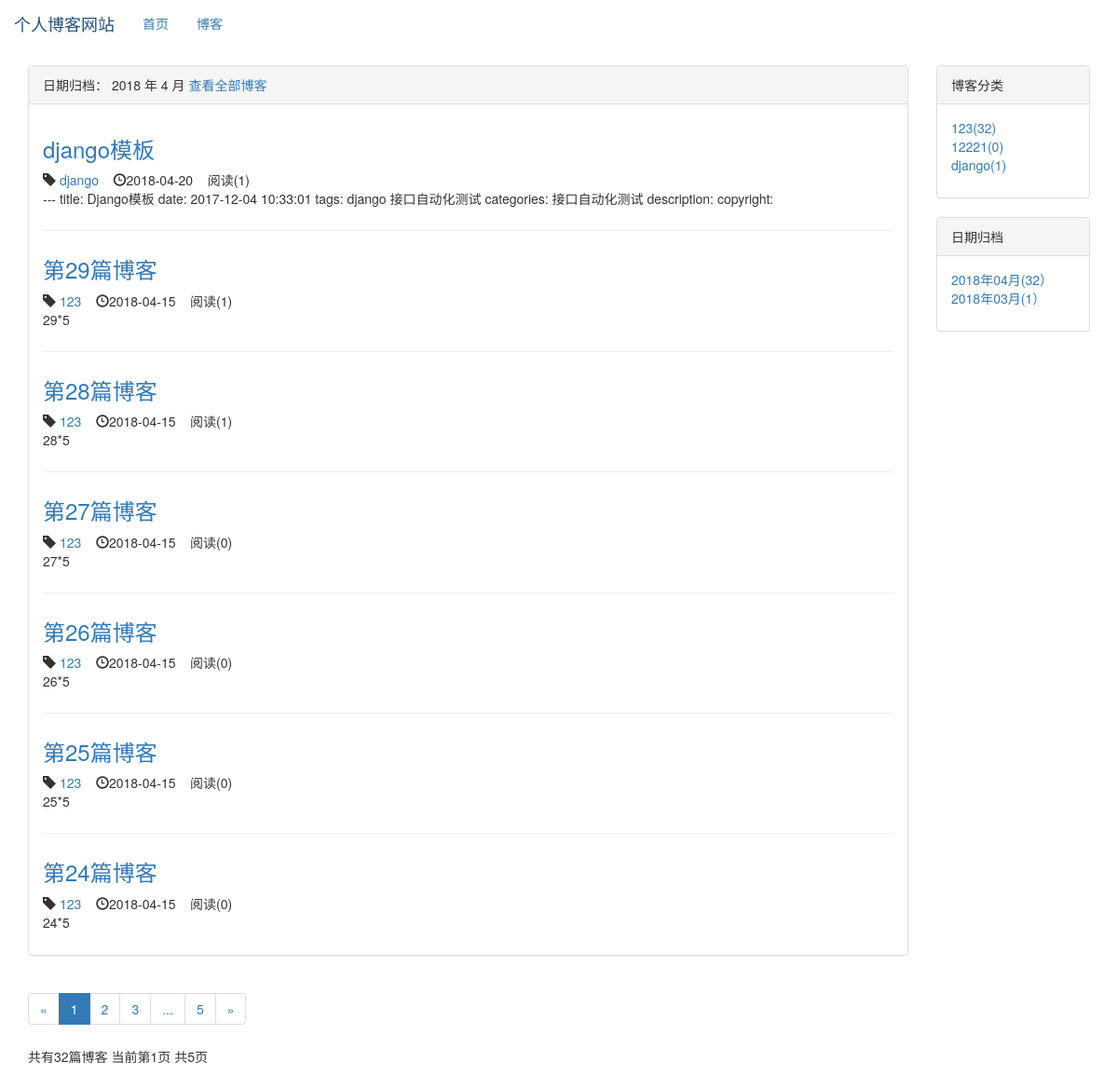
Page /blog/date/2018/4 on the earlier database version.
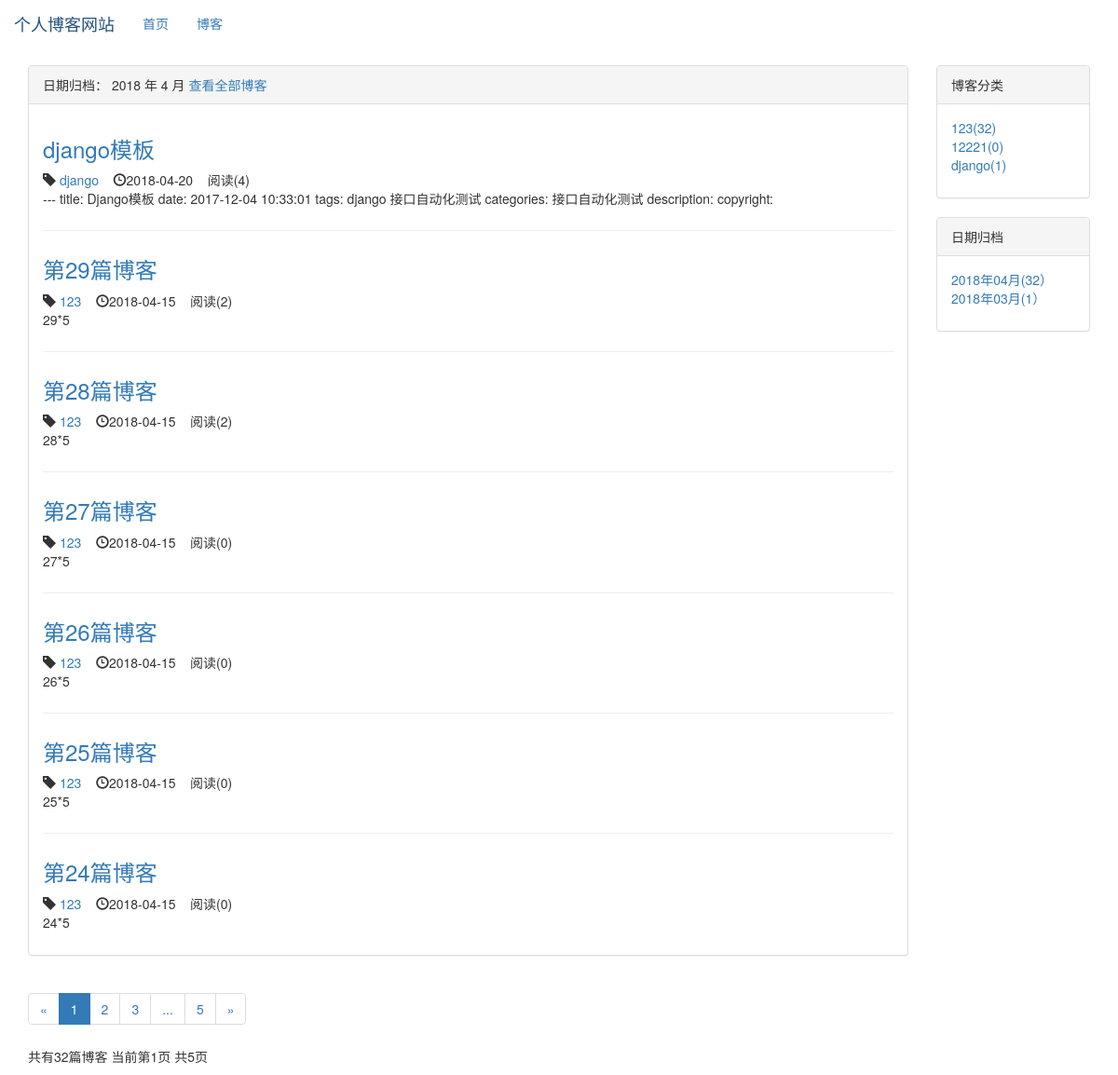
Same page on the later database version.
### blog/models.py (models this page shows, shortened)
class Blog(models.Model,ReadNumExpandMethod):
    title = models.CharField(max_length=50)
    blog_type = models.ForeignKey(BlogType,on_delete=models.DO_NOTHING)
    content = RichTextUploadingField()
    author = models.ForeignKey(User,on_delete=models.DO_NOTHING)
    read_details = GenericRelation(ReadDetail)
    created_time = models.DateTimeField(auto_now_add=True)
    last_updated_time = models.DateTimeField(auto_now=True)
    class Meta:
        ordering = ['-created_time']

class BlogType(models.Model):
    type_name = models.CharField(max_length=15)
    def __str__(self):
        return self.type_name

### read_statistics/models.py (models this page shows)
class ReadNum(models.Model):
    read_num = models.IntegerField(default=0)
    content_type = models.ForeignKey(ContentType, on_delete=models.DO_NOTHING)
    object_id = models.PositiveIntegerField()
    content_object = GenericForeignKey('content_type', 'object_id')

### blog/views.py (the view)
# urls.py: path('date/<int:year>/<int:month>',views.blogs_with_date,name = 'blogs_with_date'),
def blogs_with_date(request,year,month):
    blogs_all_list = Blog.objects.filter(created_time__year=year,created_time__month=month)
    context = get_blog_list_common_data(request, blogs_all_list)
    context['blogs_with_date'] = ' %s 年 %s 月'%(year,month)
    return render(request,'blog/blogs_with_date.html', context)

### read_statistics/models.py (called while the page is built)
    def get_read_num(self):
        try:
            ct = ContentType.objects.get_for_model(self)
            readnum = ReadNum.objects.get(content_type=ct, object_id=self.pk)
            return readnum.read_num
        except exceptions.ObjectDoesNotExist:
            return 0

### blog/templates/blog/blogs_with_date.html (shortened to what this page needs)
{% extends 'blog/blog_list.html' %}
{% block blog_list_text_title %}
    日期归档：{{ blogs_with_date }}
    <a href="{% url 'blog_list' %}">查看全部博客</a>
{% endblock %}

### blog/templates/blog/blog_list.html (shortened to what the changed rows need)
{% extends 'base.html' %}
{% load staticfiles %}
{% block henader-extend %}
    <link rel="stylesheet" href="{% static 'blog/blog.css' %}">
{% endblock %}
{% block content %}
    <div class="container">
        <div class="row">
                <div class="ccol-xs-12 clo-sm-8 col-md-9 col-lg-10">
                    <div class="panel panel-default">
                        <div class="panel-body">
                            {% for blog in blogs %}
                                <div class="blog">
                                <h3> <a href="{% url 'blog_detail' blog.pk %}">{{ blog.title }}</a></h3>
                                <p class="blog-info">
                                   <span class="glyphicon glyphicon-tag"></span><a href="{% url 'blogs_with_type' blog.blog_type.pk %}"> {{ blog.blog_type}}</a>
                                   <span class="glyphicon glyphicon-time"></span>{{ blog.created_time|date:"Y-m-d" }}
                                    &nbsp;&nbsp;
                                    阅读({{ blog.get_read_num }})
                                </p>
                                    <p>{{ blog.content|striptags| truncatechars:120}}</p>
                                </div>
                            {% empty %}
                                <div class="blog">
                                <h3>暂无博客，敬请期待</h3>
                                </div>
                            {% endfor %}
                        </div>
                    </div>
                 </div>
    </div>
{% endblock %}

Differences in the rows shown:
changed through a linked row, Blog "django模板": get_read_num "1" → "4"
changed through a linked row, Blog "第29篇博客": get_read_num "1" → "2"
changed through a linked row, Blog "第28篇博客": get_read_num "1" → "2"
